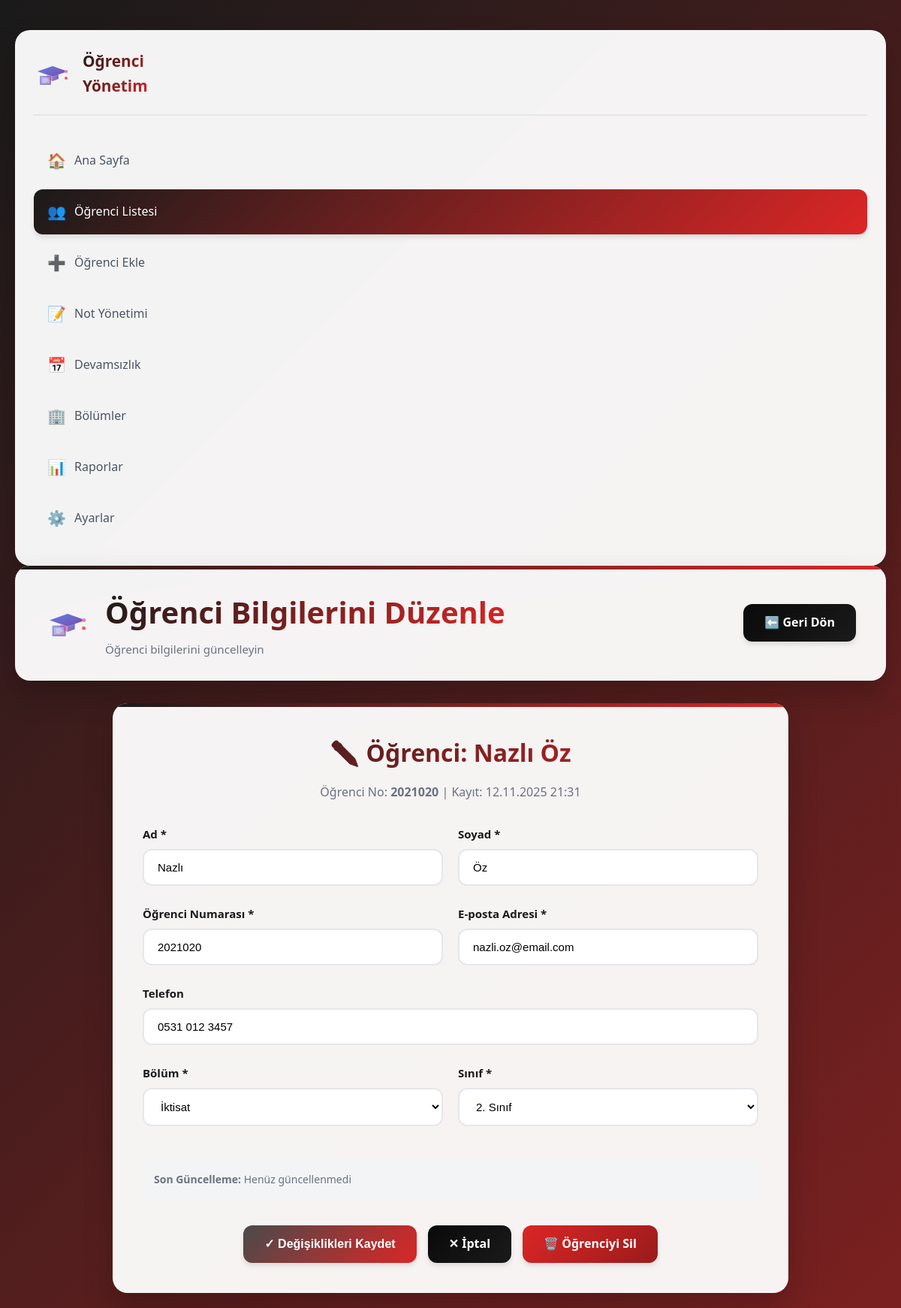
The app's page /edit.php?id=20 with its own data.
### tables this page shows
CREATE TABLE IF NOT EXISTS ogrenciler (
    id INT(11) AUTO_INCREMENT PRIMARY KEY,
    ad VARCHAR(100) NOT NULL,
    soyad VARCHAR(100) NOT NULL,
    ogrenci_no VARCHAR(20) NOT NULL UNIQUE,
    email VARCHAR(150) NOT NULL,
    telefon VARCHAR(20),
    cinsiyet ENUM('Erkek', 'Kadın', 'Belirtmek İstemiyorum') DEFAULT 'Belirtmek İstemiyorum',
    dogum_tarihi DATE,
    bolum VARCHAR(100) NOT NULL,
    sinif INT(1) NOT NULL,
    not_ortalamasi DECIMAL(4,2) DEFAULT 0.00,
    adres TEXT,
    il VARCHAR(50),
    veli_adi VARCHAR(150),
    veli_telefonu VARCHAR(20),
    durum ENUM('Aktif', 'Mezun', 'Kayıt Dondurdu', 'Ayrıldı') DEFAULT 'Aktif',
    profil_resmi VARCHAR(255) DEFAULT 'default-avatar.png',
    kayit_tarihi TIMESTAMP DEFAULT CURRENT_TIMESTAMP,
    guncelleme_tarihi TIMESTAMP DEFAULT CURRENT_TIMESTAMP ON UPDATE CURRENT_TIMESTAMP
);

### edit.php (the view, shortened to what this page needs)
<?php
require_once 'config.php';
$id = isset($_GET['id']) ? intval($_GET['id']) : intval($_POST['id']);
$sql = "SELECT * FROM ogrenciler WHERE id = $id";
$result = $conn->query($sql);
$student = $result->fetch_assoc();
$bolumler = [
    "Bilgisayar Mühendisliği",
    "Elektrik-Elektronik Mühendisliği",
    "Endüstri Mühendisliği",
    "Makine Mühendisliği",
    "İnşaat Mühendisliği",
    "İşletme",
    "İktisat",
    "Hukuk",
    "Tıp",
    "Mimarlık"
];
?>
<!DOCTYPE html>
<html lang="tr">
<head>
    <link rel="stylesheet" href="style.css">
</head>
<body>
    <div class="main-layout">
        <aside class="sidebar">
            <div class="sidebar-logo">
                <img src="logo.svg" alt="Logo">
                <h3>Öğrenci<br>Yönetim</h3>
            </div>
            <nav>
                <ul class="nav-menu">
                    <li class="nav-item">
                        <a href="index.php" class="nav-link">
                            <span class="nav-icon">🏠</span>
                            <span>Ana Sayfa</span>
                        </a>
                    </li>
                    <li class="nav-item">
                        <a href="students.php" class="nav-link active">
                            <span class="nav-icon">👥</span>
                            <span>Öğrenci Listesi</span>
                        </a>
                    </li>
                    <li class="nav-item">
                        <a href="add.php" class="nav-link">
                            <span class="nav-icon">➕</span>
                            <span>Öğrenci Ekle</span>
                        </a>
                    </li>
                    <li class="nav-item">
                        <a href="grades.php" class="nav-link">
                            <span class="nav-icon">📝</span>
                            <span>Not Yönetimi</span>
                        </a>
                    </li>
                    <li class="nav-item">
                        <a href="attendance.php" class="nav-link">
                            <span class="nav-icon">📅</span>
                            <span>Devamsızlık</span>
                        </a>
                    </li>
                    <li class="nav-item">
                        <a href="departments.php" class="nav-link">
                            <span class="nav-icon">🏢</span>
                            <span>Bölümler</span>
                        </a>
                    </li>
                    <li class="nav-item">
                        <a href="reports.php" class="nav-link">
                            <span class="nav-icon">📊</span>
                            <span>Raporlar</span>
                        </a>
                    </li>
                    <li class="nav-item">
                        <a href="settings.php" class="nav-link">
                            <span class="nav-icon">⚙️</span>
                            <span>Ayarlar</span>
                        </a>
                    </li>
                </ul>
            </nav>
        </aside>
        <div class="content-area">
            <div class="header">
                <div class="header-left">
                    <img src="logo.svg" alt="Logo" class="header-logo">
                    <div>
                        <h1>Öğrenci Bilgilerini Düzenle</h1>
                        <p class="header-subtitle">Öğrenci bilgilerini güncelleyin</p>
                    </div>
                </div>
                <div class="header-actions">
                    <a href="students.php" class="btn btn-secondary">
                        ⬅️ Geri Dön
                    </a>
                </div>
            </div>
            <div class="form-container">
            <h2>✏️ Öğrenci: <?php echo htmlspecialchars($student['ad'] . ' ' . $student['soyad']); ?></h2>
            <p style="text-align: center; color: #6b7280; margin-top: -15px; margin-bottom: 30px;">
                Öğrenci No: <strong><?php echo htmlspecialchars($student['ogrenci_no']); ?></strong> |
                Kayıt: <?php echo date('d.m.Y H:i', strtotime($student['kayit_tarihi'])); ?>
            </p>
            <form method="POST" action="edit.php" id="studentForm">
                <div class="form-row">
                    <div class="form-group">
                        <label for="ad">Ad *</label>
                        <input type="text"
                               id="ad"
                               name="ad"
                               value="<?php echo isset($_POST['ad']) ? htmlspecialchars($_POST['ad']) : htmlspecialchars($student['ad']); ?>"
                               placeholder="Öğrencinin adı"
                               required>
                    </div>
                    <div class="form-group">
                        <label for="soyad">Soyad *</label>
                        <input type="text"
                               id="soyad"
                               name="soyad"
                               value="<?php echo isset($_POST['soyad']) ? htmlspecialchars($_POST['soyad']) : htmlspecialchars($student['soyad']); ?>"
                               placeholder="Öğrencinin soyadı"
                               required>
                    </div>
                </div>
                <div class="form-row">
                    <div class="form-group">
                        <label for="ogrenci_no">Öğrenci Numarası *</label>
                        <input type="text"
                               id="ogrenci_no"
                               name="ogrenci_no"
                               value="<?php echo isset($_POST['ogrenci_no']) ? htmlspecialchars($_POST['ogrenci_no']) : htmlspecialchars($student['ogrenci_no']); ?>"
                               placeholder="Örn: 2021001"
                               required>
                    </div>
                    <div class="form-group">
                        <label for="email">E-posta Adresi *</label>
                        <input type="email"
                               id="email"
                               name="email"
                               value="<?php echo isset($_POST['email']) ? htmlspecialchars($_POST['email']) : htmlspecialchars($student['email']); ?>"
                               placeholder="ornek@email.com"
                               required>
                    </div>
                </div>
                <div class="form-group">
                    <label for="telefon">Telefon</label>
                    <input type="tel"
                           id="telefon"
                           name="telefon"
                           value="<?php echo isset($_POST['telefon']) ? htmlspecialchars($_POST['telefon']) : htmlspecialchars($student['telefon']); ?>"
                           placeholder="0532 123 4567">
                </div>
                <div class="form-row">
                    <div class="form-group">
                        <label for="bolum">Bölüm *</label>
                        <select id="bolum" name="bolum" required>
                            <?php
                            $selected_bolum = isset($_POST['bolum']) ? $_POST['bolum'] : $student['bolum'];
                            foreach($bolumler as $bolum_item):
                            ?>
                                <option value="<?php echo $bolum_item; ?>"
                                        <?php echo ($selected_bolum == $bolum_item) ? 'selected' : ''; ?>>
                                    <?php echo $bolum_item; ?>
                                </option>
                            <?php endforeach; ?>
                        </select>
                    </div>
                    <div class="form-group">
                        <label for="sinif">Sınıf *</label>
                        <select id="sinif" name="sinif" required>
                            <?php
                            $selected_sinif = isset($_POST['sinif']) ? $_POST['sinif'] : $student['sinif'];
                            for($i = 1; $i <= 4; $i++):
                            ?>
                                <option value="<?php echo $i; ?>"
                                        <?php echo ($selected_sinif == $i) ? 'selected' : ''; ?>>
                                    <?php echo $i; ?>. Sınıf
                                </option>
                            <?php endfor; ?>
                        </select>
                    </div>
                </div>
                <div style="background: #f3f4f6; padding: 15px; border-radius: 12px; margin: 20px 0; font-size: 14px; color: #6b7280;">
                    <strong>Son Güncelleme:</strong>
                    <?php
                    if ($student['guncelleme_tarihi'] != $student['kayit_tarihi']) {
                        echo date('d.m.Y H:i', strtotime($student['guncelleme_tarihi']));
                    } else {
                        echo "Henüz güncellenmedi";
                    }
                    ?>
                </div>
                <div class="form-actions">
                    <button type="submit" class="btn btn-warning">
                        ✓ Değişiklikleri Kaydet
                    </button>
                    <a href="index.php" class="btn btn-secondary">
                        ✕ İptal
                    </a>
                    <a href="delete.php?id=<?php echo $student['id']; ?>"
                       class="btn btn-danger"
                       onclick="return confirm('Bu öğrenciyi silmek istediğinizden emin misiniz?\n\nÖğrenci: <?php echo htmlspecialchars($student['ad'] . ' ' . $student['soyad']); ?>\nÖğrenci No: <?php echo htmlspecialchars($student['ogrenci_no']); ?>\n\nBu işlem geri alınamaz!');">
                        🗑️ Öğrenciyi Sil
                    </a>
                </div>
            </form>
            </div>
        </div>
    </div>
</body>
</html>

### records on screen
ogrenciler: ad+soyad "Nazlı Öz", ogrenci_no "2021020", kayit_tarihi "12.11.2025 21:31", ad "Nazlı", soyad "Öz", email "nazli.oz@email.com", telefon "0531 012 3457", bolum "İktisat", sinif "2. Sınıf"
